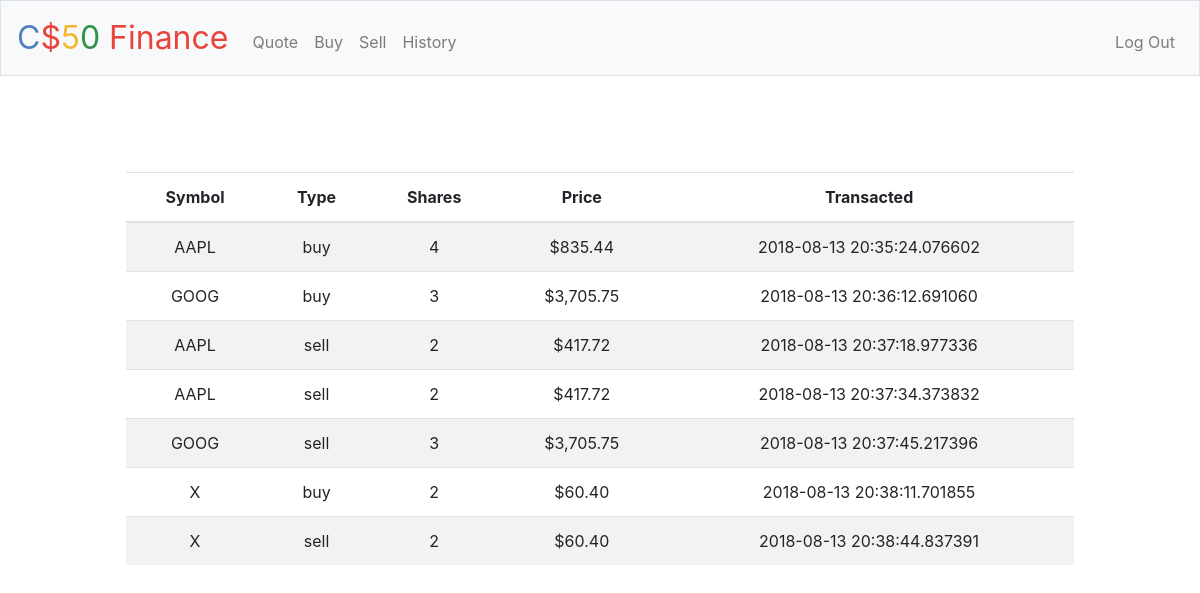
Page /history (signed in) on the committed database.
### tables this page shows
CREATE TABLE 'purchases' ('stock' TEXT NOT NULL, 'shares' INTEGER NOT NULL, 'price' INTEGER NOT NULL, 'time' DATETIME NOT NULL, 'userID' INTEGER NOT NULL, 'ID'  INTEGER PRIMARY KEY NOT NULL  , 'type'  TEXT NOT NULL  );

### application.py (the view)
@app.route("/history")
@login_required
def history():
    selectedStocks= db.execute("SELECT * FROM purchases WHERE userID= :id", id =session["user_id"])
    if len(selectedStocks)>0:
        for i in range(len(selectedStocks)):
            selectedStocks[i]["price"]= usd(selectedStocks[i]["price"])
    """Show portfolio of stocks"""
    return render_template("history.html", stocks= selectedStocks)

### application.py (called while the page is built)
@app.after_request
def after_request(response):
    response.headers["Cache-Control"] = "no-cache, no-store, must-revalidate"
    response.headers["Expires"] = 0
    response.headers["Pragma"] = "no-cache"
    return response

### helpers.py (called while the page is built)
def login_required(f):
    @wraps(f)
    def decorated_function(*args, **kwargs):
        if session.get("user_id") is None:
            return redirect("/login")
        return f(*args, **kwargs)
    return decorated_function

def usd(value):
    return f"${value:,.2f}"

### templates/history.html (shortened to what this page needs)
{% extends "layout.html" %}
{% block main %}
   <main class="container p-5">
    <table class="table table-striped">
        <thead>
            <tr>
                <th>Symbol</th>
                <th>Type</th>
                <th>Shares</th>
                <th>Price</th>
                <th>Transacted</th>
            </tr>
        </thead>
        <tbody>
            {% for stock in stocks%}
                <tr>
                    <td>{{stock.stock}}</td>
                    <td>{{stock.type}}</td>
                    <td>{{stock.shares}}</td>
                    <td>{{stock.price}}</td>
                    <td>{{stock.time}}</td>
                </tr>
            {% endfor %}
        </tbody>
    </table>
{% endblock %}

### static/styles.css (style rules this page uses)
main { overflow-x: auto; text-align: center; }

### rows in the picture
purchases: stock "AAPL", type "buy", shares "4", price "$835.44", time "2018-08-13 20:35:24.076602"
purchases: stock "GOOG", type "buy", shares "3", price "$3,705.75", time "2018-08-13 20:36:12.691060"
purchases: stock "AAPL", type "sell", shares "2", price "$417.72", time "2018-08-13 20:37:18.977336"
purchases: stock "AAPL", type "sell", shares "2", price "$417.72", time "2018-08-13 20:37:34.373832"
purchases: stock "GOOG", type "sell", shares "3", price "$3,705.75", time "2018-08-13 20:37:45.217396"
purchases: stock "X", type "buy", shares "2", price "$60.40", time "2018-08-13 20:38:11.701855"
purchases: stock "X", type "sell", shares "2", price "$60.40", time "2018-08-13 20:38:44.837391"
